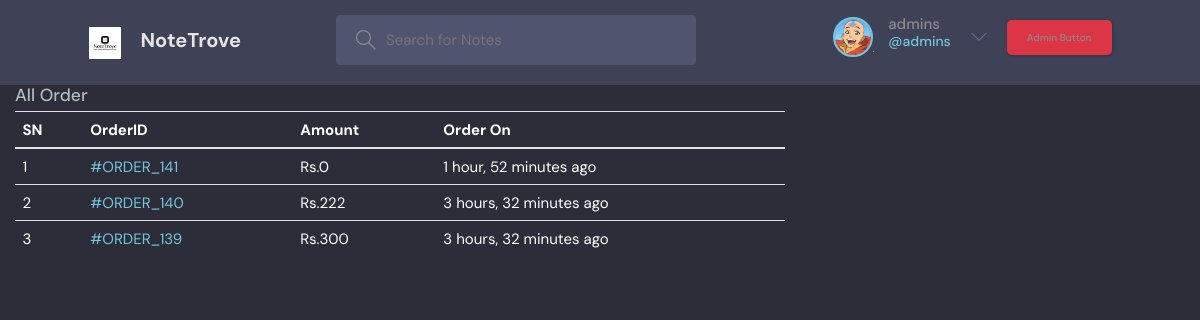
The app's page /adminonly/ (signed in) with its own data.
### note/models.py (models this page shows, shortened)
class Customer(models.Model):
    user = models.OneToOneField(User, null=True, blank=True, on_delete=models.CASCADE)
    name = models.CharField(max_length=200, null=True)
    email = models.EmailField(max_length=200)
    avatar = models.ImageField(null=True, default="a3.jfif",upload_to= 'static/images')

class Order(models.Model):
    id = models.AutoField(primary_key=True)
    customer = models.ForeignKey(Customer, on_delete=models.SET_NULL, null=True, blank=True)
    date_ordered = models.DateTimeField(auto_now_add=True)
    updated_ordered = models.DateTimeField(auto_now=True)
    complete = models.BooleanField(default=False)
    transaction_id = models.CharField(max_length=100, null=True)
    @property
    def get_cart_total(self):
        orderitems = self.orderitem_set.all() # type: ignore
        total = sum([item.get_total for item in orderitems])
        return total

class OrderItem(models.Model):
    product = models.ForeignKey(Room, on_delete=models.SET_NULL, null=True)
    order = models.ForeignKey(Order, on_delete=models.SET_NULL, null=True)
    quantity = models.PositiveIntegerField()
    date_added = models.DateTimeField(auto_now_add=True)
    @property
    def get_total(self):
        if self.product is not None and self.product.rate is not None:
            return self.product.rate * self.quantity
        return 0

class Room(models.Model):
    host = models.ForeignKey(User, on_delete=models.SET_NULL, null=True)
    topic = models.ForeignKey(Note, on_delete=models.SET_NULL, null=True)
    rate = models.PositiveIntegerField(default=False,null=False,blank=False,validators=[MaxValueValidator(limit_value=300)])
    department=models.ForeignKey(Departments,on_delete=models.CASCADE)
    semester= models.ForeignKey(Semester, on_delete=models.CASCADE)
    avatar = models.ImageField(null=True, default="avatar.svg",upload_to= 'static/images')
    digital= models.BooleanField(default=False,null=True,blank=False)
    description = models.TextField(null=True, blank=True)
    updated = models.DateTimeField(auto_now=True)
    created = models.DateTimeField(auto_now_add=True)
    class Meta:
        ordering = ['-updated', '-created']

### note/views.py (the view)
# urls.py: path('adminonly/',views.admin_button_view,name="adminonly"),
@login_required
@user_passes_test(lambda user: user.is_superuser)
def admin_button_view(request):
    orders = Order.objects.filter(complete=True).order_by('-date_ordered')
    context={'orders':orders}
    return render(request, 'adminonly.html',context)

### templates/adminonly.html (shortened to what this page needs)
{% block content %}
{% include 'navbar.html' %}
<!DOCTYPE html>
<html lang="en">
<head>
</head>
<body>
    <div class="col-md-8">
        <h3>All Order</h3>
        <table class="table">
            <thead>
                <tr>
                    <th>SN</th>
                    <th>OrderID</th>
                    <th>Amount</th>
                    <th>Order On</th>
                </tr>
            </thead>
            <tbody>
                {% for order in orders %}
                <tr>
                    <td>{{ forloop.counter }}</td>
                    <td><a href="{% url 'admin_orderitem' order.id%}">#ORDER_{{ order.id }}</a></td>
                    <td>Rs.{{ order.get_cart_total }}</td>
                    <td>{{ order.date_ordered | timesince }} ago</td>
                </tr>
                {% endfor %}
            </tbody>
        </table>
    </div>
</body>
</html>
{% endblock %}

### templates/navbar.html (shortened to what this page needs)
{% block content %}
{% load static %}
<link rel="stylesheet" href="https://stackpath.bootstrapcdn.com/bootstrap/4.4.1/css/bootstrap.min.css">
<link rel="stylesheet" href="{% static 'styles/styles.css'%}">
<header class="header header--loggedIn">
    <div class="container">
        <a href="{% url 'home' %}" class="header__logo">
            <img src="{% static 'images/logo.png' %}" />
            <h1>NoteTrove</h1>
        </a>
        <form class="header__search" method="GET" action="{% url 'home' %}">
            <label>
                <input name="q" placeholder="Search for Notes" />
            </label>
        </form>
        <nav class="header__menu">
            {% if request.user.is_authenticated %}
            <div class="header__user">
                <a href="">
                    <div class="avatar avatar--medium active">
                        <img src="{{request.user.customer.avatar.url}}" />
                    </div>
                    <p>{{request.user.username}} <span>@{{request.user.username}}</span></p>
                </a>
                <button class="dropdown-button">
                    <svg version="1.1" xmlns="http://www.w3.org/2000/svg" width="32" height="32" viewBox="0 0 32 32">
                        <title>chevron-down</title>
                        <path d="M16 21l-13-13h-3l16 16 16-16h-3l-13 13z"></path>
                    </svg>
                </button>
                {% if user.is_superuser %}
                <a href="{%url 'adminonly' %}" class="btn btn-danger">Admin Button</a>
            {% else %}
                <div class="form-inline my-2 my-lg-0">
                    <a href="{% url 'cart' %}">
                       <img  id="cart-icon" src="{% static 'images/cart.png' %}">
                   </a>
                   <p id="cart-total">{{cart_Items}}</p>
            {% endif %}
               </div>
            </div>
            {% else %}
            <a href="{% url 'login' %}">
                <i class="fa-solid fa-user-tie"></i><p class="plogin">Login</p>
            </a>
            {% endif %}
</header>
{% endblock content %}

### static/styles/styles.css (style rules this page uses)
:root { --color-main: #71c6dd; --color-main-light: #e1f6fb; --color-dark: #3f4156; --color-dark-medium: #51546e; --color-dark-light: #696d97; --color-light: #e5e5e5; --color-gray: #8b8b8b; --color-light-gray: #b2bdbd; --color-bg: #2d2d39; --color-success: #5dd693; --color-error: #fc4b0b; }
* { font-family: "DM Sans", -apple-system, BlinkMacSystemFont, "Segoe UI", Roboto, Oxygen, Ubuntu, Cantarell, "Open Sans", "Helvetica Neue", sans-serif; margin: 0; padding: 0; box-sizing: border-box; text-rendering: optimizeLegibility; font-size: inherit; }
html { font-size: 56.25%; }
@media only screen and (min-width: 1200px) { html { font-size: 62.5%; } }
body { line-height: 1.6; font-weight: 400; font-size: 1.5rem; color: var(--color-light-gray); background-color: var(--color-bg); min-height: 100vh; }
img { width: 100%; }
a { display: inline-block; color: var(--color-main); text-decoration: none; }
.container { max-width: 120rem; width: 90%; margin:auto; }
.btn { border: none; display: inline-flex; align-items: center; gap: 1rem; cursor: pointer; transition: all ease-in-out 0.3s; padding: 1rem 2rem; border-radius: 5px; box-shadow: 1px 1px 3px 1px rgba(0, 0, 0, 0.15); font-weight: 500; }
.avatar { position: relative; display: inline-block; border-radius: 50%; margin-left: 22px; border: 2px solid var(--color-main); }
.avatar img { display: block; border-radius: 50%; object-fit: cover; object-position: center; }
.avatar::after { content: ""; display: block; position: absolute; background-color: var(--color-gray); z-index: 111; border-radius: 50%; border: 0.3rem solid var(--color-dark); }
.avatar.active::after { background-color: var(--color-success); }
.avatar.avatar--medium img { width: 3.6rem; height: 3.6rem; border-radius: 50%; }
.avatar.avatar--medium:after { width: 0.7rem; height: 0.7rem; bottom: 0px; right: -6px; }
.header { padding: 1.5rem; background-color: var(--color-dark); }
.header > .container { display: flex; gap: 9.5rem; }
.header__logo, .header__user { display: flex; gap: 2rem; align-items: center; }
.header__logo > img { height: 3.2rem; width: 3.2rem; }
.header__logo > h1 { font-weight: 700; font-size: 2rem; color: var(--color-light); }
.header__search > label { background-color: var(--color-dark-medium); padding: 1.3rem 1rem; display: flex; align-items: center; gap: 1rem; border-radius: 4px; }
.header__search svg { fill: var(--color-gray); width: 2rem; height: 2rem; margin-left: 1rem; }
.header__search input { width: 30rem; background: transparent; border: none; outline: none; color: var(--color-light); }
.header__menu { margin-left: auto; position: relative; }
.header__menu a { display: flex; gap: 1.5rem; align-items: center; font-weight: 500; text-decoration: none; color: var(--color-gray); }
.header__menu img { height: 3.6rem; }
.header__menu p { line-height: 1.2; }
.header__menu span { color: var(--color-main); font-weight: 500; font-size: 1.4rem; display: block; }
.header__menu svg { width: 1.6rem; height: 1.6rem; fill: var(--color-dark-light); }
.dropdown-button { background: transparent; border: 0; outline: 0; cursor: pointer; }

### templates/adminonly.html (style rules this page uses)
.table { color: white; }

### records on screen
Order: id "141", get_cart_total "0", date_ordered "1 hour, 52 minutes"
Order: id "140", get_cart_total "222", date_ordered "3 hours, 32 minutes"
Order: id "139", get_cart_total "300", date_ordered "3 hours, 32 minutes"

### other values on screen
{{ request.user.username }} "admins"
